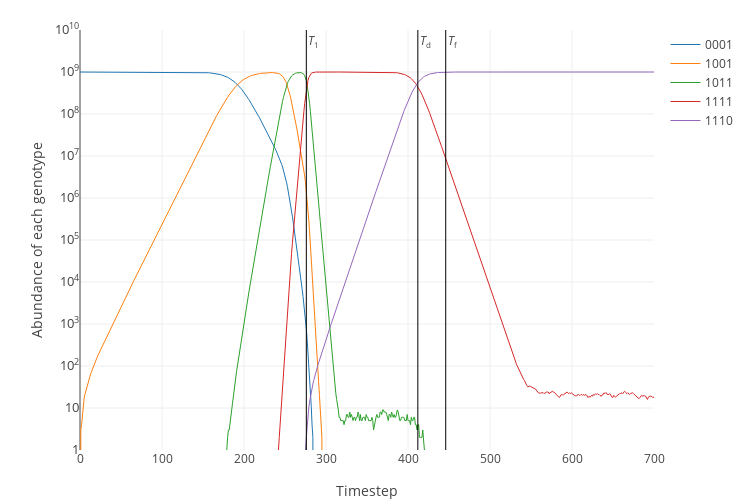

The cell this chart's notebook holds for it:
### Code cell
results = simulate([landscape], timesteps=700, seed='0001')
plot_simulation(results)

### Figure 1 — Plotly figure (JSON) as saved in the notebook; plotly's stock layout.template omitted (floating-point values rounded to 4 significant figures; data arrays with more than 128 entries replaced by an {"elided": "..."} marker saying what was removed)
{"data": [{"line": {"width": 1}, "name": "0001", "type": "scatter", "uid": "6f2fb3be-c850-11e8-9d3a-001ec21b2620", "x": {"elided": "701 int values"}, "y": {"elided": "701 int values"}}, {"line": {"width": 1}, "name": "1001", "type": "scatter", "uid": "6f2fb6ca-c850-11e8-accd-001ec21b2620", "x": {"elided": "701 int values"}, "y": {"elided": "701 int values"}}, {"line": {"width": 1}, "name": "1011", "type": "scatter", "uid": "6f2fb922-c850-11e8-9bec-001ec21b2620", "x": {"elided": "701 int values"}, "y": {"elided": "701 int values"}}, {"line": {"width": 1}, "name": "1111", "type": "scatter", "uid": "6f2fbb02-c850-11e8-a7fa-001ec21b2620", "x": {"elided": "701 int values"}, "y": {"elided": "701 int values"}}, {"line": {"width": 1}, "name": "1110", "type": "scatter", "uid": "6f2fbce2-c850-11e8-b33f-001ec21b2620", "x": {"elided": "701 int values"}, "y": {"elided": "701 int values"}}, {"line": {"color": "black", "width": 1}, "mode": "lines", "name": "T_1", "showlegend": false, "type": "scatter", "uid": "6f2fbeb8-c850-11e8-a80a-001ec21b2620", "x": [276, 276], "y": [0, 10000000000]}, {"line": {"color": "black", "width": 1}, "mode": "lines", "name": "T_d", "showlegend": false, "type": "scatter", "uid": "6f2fc086-c850-11e8-98cd-001ec21b2620", "x": [412, 412], "y": [0, 10000000000]}, {"line": {"color": "black", "width": 1}, "mode": "lines", "name": "T_f", "showlegend": false, "type": "scatter", "uid": "6f2fc250-c850-11e8-8d55-001ec21b2620", "x": [446, 446], "y": [0, 10000000000]}], "layout": {"annotations": [{"showarrow": false, "text": "<i>T</i><sub>1</sub>", "x": 276, "xanchor": "left", "xref": "x", "y": 9.75, "yref": "y"}, {"showarrow": false, "text": "<i>T</i><sub>d</sub>", "x": 412, "xanchor": "left", "xref": "x", "y": 9.75, "yref": "y"}, {"showarrow": false, "text": "<i>T</i><sub>f</sub>", "x": 446, "xanchor": "left", "xref": "x", "y": 9.75, "yref": "y"}], "height": 500, "margin": {"b": 50, "t": 30}, "width": 750, "xaxis": {"title": "Timestep"}, "yaxis": {"exponentformat": "power", "range": [0, 10], "tickfont": {"size": 10}, "title": "Abundance of each genotype", "type": "log"}}}
